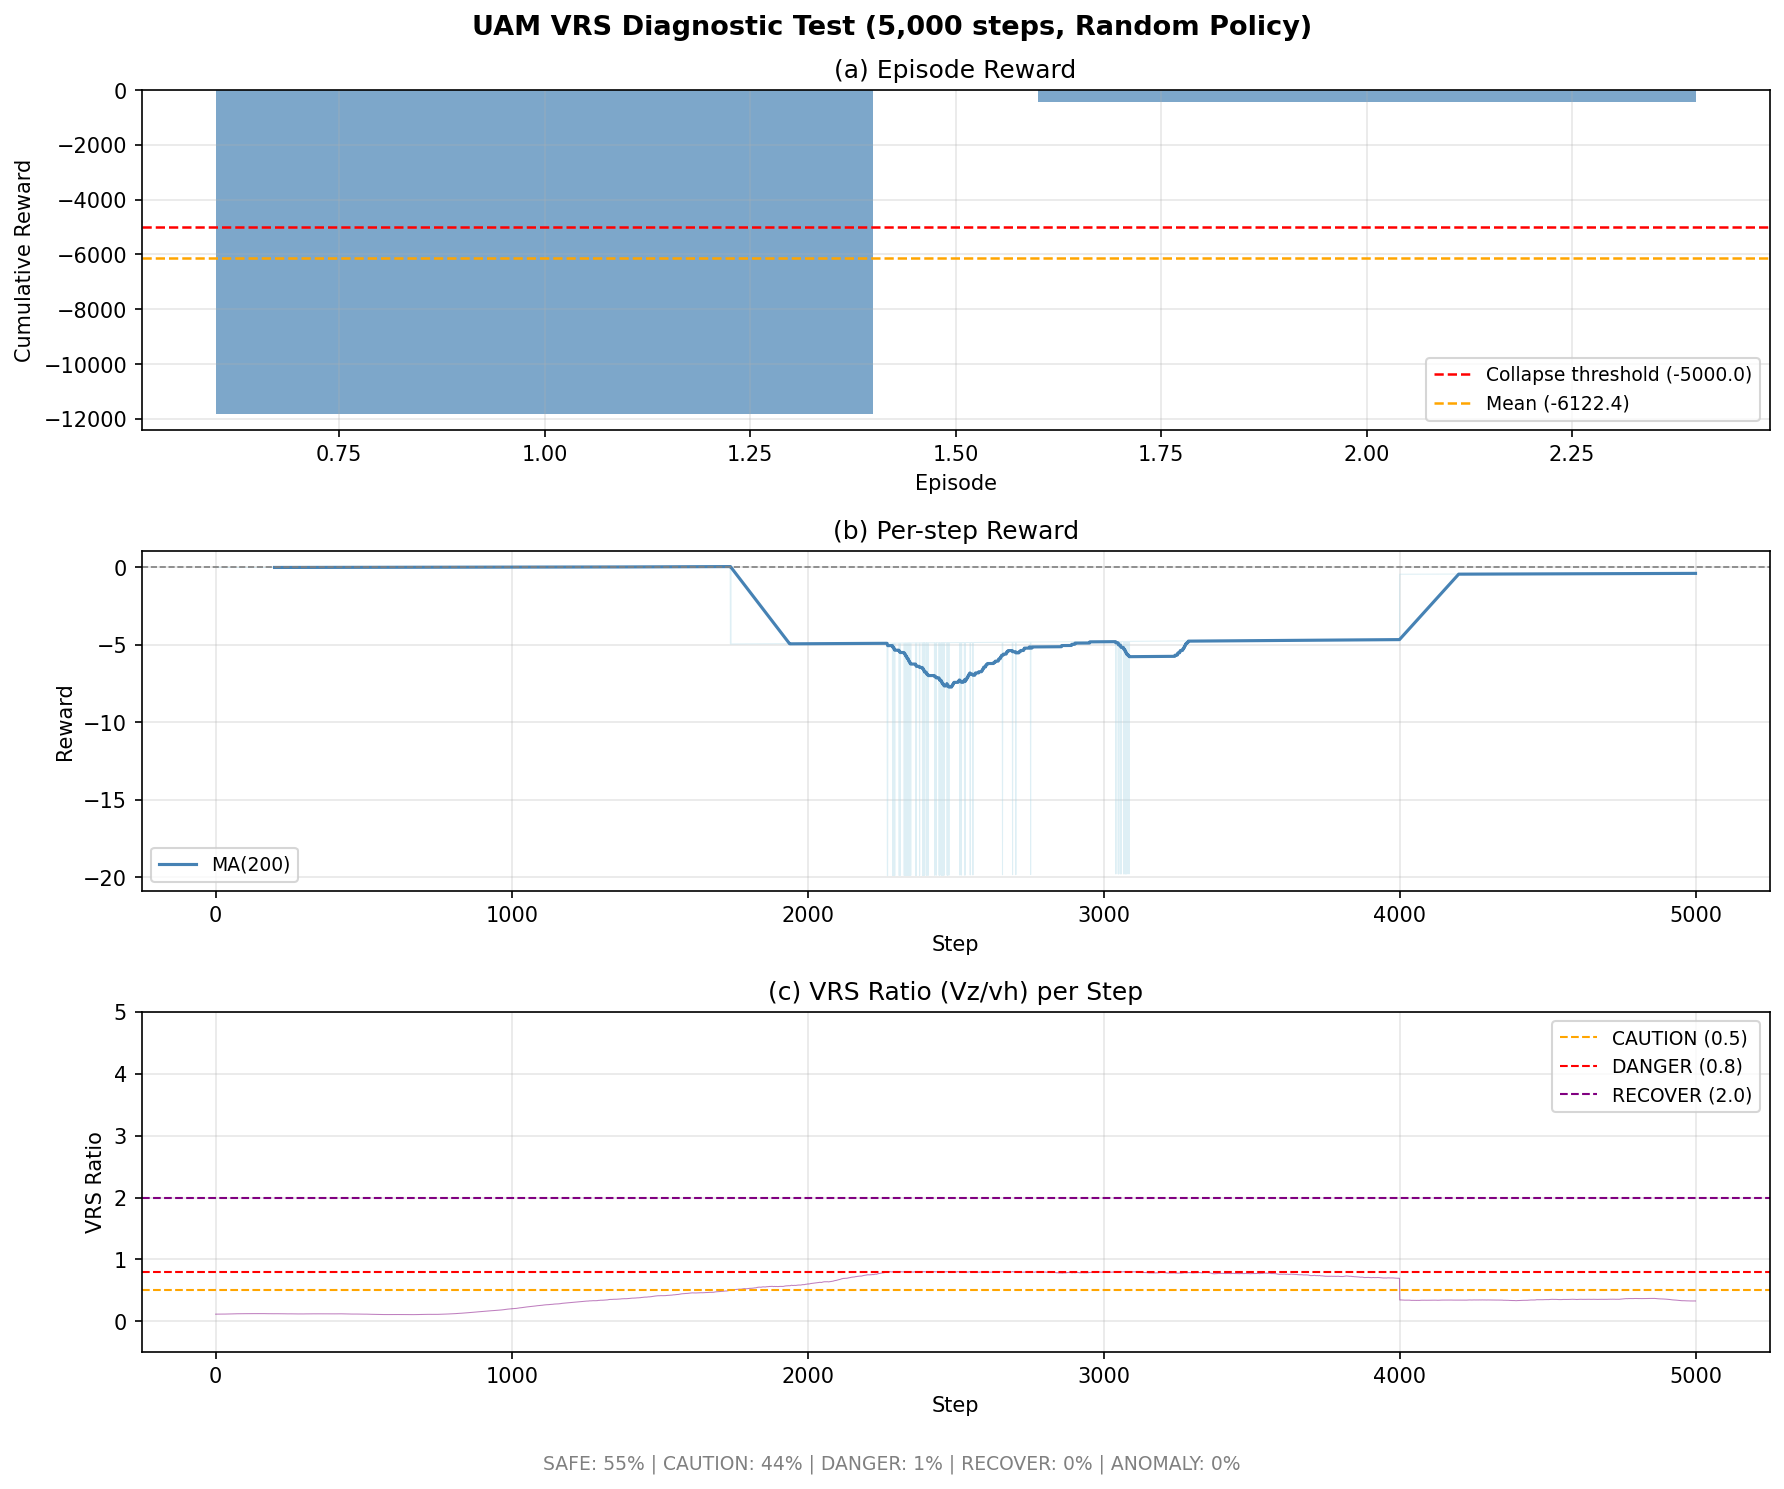

Recreate this plot in Python.
"""
uam_diagnostic.py
=================
UAM VRS 환경 5,000 step 진단 테스트

[목적]
  - Glauert 다항식 + NaN 안전장치 적용 후 환경이 정상 동작하는지 확인
  - reward collapse (-80,000 수준) 여부 검사
  - v_i, v_h, VRS ratio 분포 확인
  - 결과를 diagnostic_test_log.txt 와 uam_diagnostic.png 로 저장

[판단 기준]
  - 에피소드 평균 보상이 -5,000 이하로 떨어지면 collapse 로 판정
    (4000 스텝 × (-20) DANGER 패널티 = -80,000 이론적 최저)
  - NaN/inf 발생 카운트가 0이어야 통과
"""

import sys
import os
sys.path.insert(0, os.path.dirname(os.path.abspath(__file__)))

import numpy as np
import matplotlib
matplotlib.use('Agg')
import matplotlib.pyplot as plt
from datetime import datetime

from uam_vrs_env import VRSEnv

# ─────────────────────────────────────────
# 설정
# ─────────────────────────────────────────
TOTAL_STEPS     = 5_000     # 총 스텝 수
COLLAPSE_THRESH = -5_000.0  # 에피소드 보상이 이 이하면 collapse 판정
LOG_FILE        = os.path.join(os.path.dirname(os.path.abspath(__file__)),
                               'diagnostic_test_log.txt')
PNG_FILE        = os.path.join(os.path.dirname(os.path.abspath(__file__)),
                               'uam_diagnostic.png')
PYTHON_ENV      = '/home/jrkim/cartpole_env/bin/python3'

def run_diagnostic():
    env = VRSEnv()
    env.reset(seed=0)

    # 통계 수집 버퍼
    all_rewards         = []        # 스텝별 보상
    episode_rewards     = []        # 에피소드별 누적 보상
    episode_lengths     = []        # 에피소드 길이
    step_vrs_ratios     = []        # 스텝별 VRS ratio
    step_zones          = []        # 스텝별 존
    nan_count           = 0         # NaN/inf 발생 횟수
    anomaly_count       = 0         # 환경 이상(anomaly) 발생 횟수
    zone_counter        = {"SAFE": 0, "CAUTION": 0, "DANGER": 0, "RECOVER": 0, "ANOMALY": 0}

    ep_reward = 0.0
    ep_steps  = 0
    total_eps = 0
    obs, _    = env.reset(seed=0)

    collapse_detected = False
    collapse_info     = {}

    log_lines = []
    def log(msg):
        print(msg)
        log_lines.append(msg)

    log("=" * 60)
    log(f" UAM VRS 진단 테스트 시작")
    log(f" 시각: {datetime.now().strftime('%Y-%m-%d %H:%M:%S')}")
    log(f" 총 스텝: {TOTAL_STEPS}")
    log(f" Collapse 판정 기준: 에피소드 보상 < {COLLAPSE_THRESH}")
    log("=" * 60)

    for step in range(TOTAL_STEPS):
        # 랜덤 정책 (환경 자체의 결정론적 규칙 포함)
        action = env.action_space.sample()

        obs, reward, terminated, truncated, info = env.step(action)

        # NaN/inf 체크
        if not np.all(np.isfinite(obs)) or not np.isfinite(reward):
            nan_count += 1
            log(f"  [NaN] step={step} obs={obs} reward={reward}")

        # 이상 감지
        if info.get("anomaly", False):
            anomaly_count += 1
            zone_counter["ANOMALY"] += 1
        else:
            zone = info.get("zone", "SAFE")
            zone_counter[zone] = zone_counter.get(zone, 0) + 1
            step_zones.append(zone)

        vrs_ratio = info.get("vrs_ratio", 0.0)
        if np.isfinite(vrs_ratio):
            step_vrs_ratios.append(min(float(vrs_ratio), 10.0))  # 표시용 캡
        else:
            step_vrs_ratios.append(0.0)

        all_rewards.append(float(reward))
        ep_reward += reward
        ep_steps  += 1

        if terminated or truncated:
            episode_rewards.append(ep_reward)
            episode_lengths.append(ep_steps)

            # Collapse 판정
            if ep_reward < COLLAPSE_THRESH and not collapse_detected:
                collapse_detected = True
                collapse_info = {
                    "episode"    : total_eps,
                    "ep_reward"  : ep_reward,
                    "ep_steps"   : ep_steps,
                    "at_step"    : step,
                }

            total_eps += 1
            ep_reward  = 0.0
            ep_steps   = 0
            obs, _     = env.reset()

    # 마지막 미완성 에피소드 처리
    if ep_steps > 0:
        episode_rewards.append(ep_reward)
        episode_lengths.append(ep_steps)

    env.close()

    # ─────────────────────────────────────────
    # 결과 요약
    # ─────────────────────────────────────────
    ep_arr = np.array(episode_rewards)
    log("")
    log("=" * 60)
    log(" 진단 결과 요약")
    log("=" * 60)
    log(f"  총 에피소드        : {len(episode_rewards)}")
    log(f"  총 스텝            : {TOTAL_STEPS}")
    log(f"  에피소드 평균 보상  : {ep_arr.mean():.2f}")
    log(f"  에피소드 최솟값    : {ep_arr.min():.2f}")
    log(f"  에피소드 최댓값    : {ep_arr.max():.2f}")
    log(f"  에피소드 표준편차  : {ep_arr.std():.2f}")
    log(f"  NaN/inf 발생 수    : {nan_count}")
    log(f"  Anomaly 발생 수    : {anomaly_count}")
    log("")
    log("  존 분포 (스텝 단위):")
    total_steps_counted = sum(zone_counter.values())
    for z, cnt in zone_counter.items():
        pct = 100.0 * cnt / max(total_steps_counted, 1)
        log(f"    {z:10s}: {cnt:5d} ({pct:.1f}%)")

    log("")
    if collapse_detected:
        log("  ⚠️  COLLAPSE 감지!")
        log(f"     에피소드 {collapse_info['episode']} (전체 step {collapse_info['at_step']})")
        log(f"     에피소드 보상: {collapse_info['ep_reward']:.2f}")
        log(f"     에피소드 길이: {collapse_info['ep_steps']} steps")
        log("")
        log("  [COLLAPSE 원인 분석]")
        log(f"    DANGER 존 비중: {100.0*zone_counter.get('DANGER',0)/max(total_steps_counted,1):.1f}%")
        log(f"    RECOVER 존 비중: {100.0*zone_counter.get('RECOVER',0)/max(total_steps_counted,1):.1f}%")
        log("    → DANGER 구간에서 dT=1.0 강제 오버라이드가 작동하지 않거나")
        log("      T_norm이 오르는 속도보다 V_z가 발산하는 속도가 빠를 가능성")
        log("")
        log("  ❌ 3단계 FAIL — 4단계로 넘어가지 않음")
    else:
        log("  ✅ Collapse 없음 — 3단계 PASS")
        log("     → 4단계(SAC 재학습) 진행 가능")

    log("")
    log(f"  로그 저장: {LOG_FILE}")
    log(f"  그래프 저장: {PNG_FILE}")
    log("=" * 60)

    # ─────────────────────────────────────────
    # 그래프 저장
    # ─────────────────────────────────────────
    fig, axes = plt.subplots(3, 1, figsize=(12, 10))
    fig.suptitle('UAM VRS Diagnostic Test (5,000 steps, Random Policy)',
                 fontsize=13, fontweight='bold')

    # (a) 에피소드 보상
    ax = axes[0]
    x_ep = np.arange(1, len(episode_rewards) + 1)
    ax.bar(x_ep, episode_rewards, color='steelblue', alpha=0.7, width=0.8)
    ax.axhline(COLLAPSE_THRESH, color='red', linestyle='--', linewidth=1.2,
               label=f'Collapse threshold ({COLLAPSE_THRESH})')
    ax.axhline(ep_arr.mean(), color='orange', linestyle='--', linewidth=1.2,
               label=f'Mean ({ep_arr.mean():.1f})')
    ax.set_title('(a) Episode Reward')
    ax.set_xlabel('Episode')
    ax.set_ylabel('Cumulative Reward')
    ax.legend(fontsize=9)
    ax.grid(True, alpha=0.3)

    # (b) 스텝별 보상 이동평균
    ax = axes[1]
    step_x = np.arange(len(all_rewards))
    w = 200
    ma = np.convolve(all_rewards, np.ones(w)/w, mode='valid')
    ax.plot(step_x, all_rewards, color='lightblue', alpha=0.4, linewidth=0.5)
    ax.plot(step_x[w-1:], ma, color='steelblue', linewidth=1.5, label=f'MA({w})')
    ax.axhline(0, color='gray', linestyle='--', linewidth=0.8)
    ax.set_title('(b) Per-step Reward')
    ax.set_xlabel('Step')
    ax.set_ylabel('Reward')
    ax.legend(fontsize=9)
    ax.grid(True, alpha=0.3)

    # (c) VRS ratio 분포
    ax = axes[2]
    ax.plot(step_x, step_vrs_ratios, color='purple', alpha=0.5, linewidth=0.5)
    ax.axhline(0.5, color='orange', linestyle='--', linewidth=1.0, label='CAUTION (0.5)')
    ax.axhline(0.8, color='red',    linestyle='--', linewidth=1.0, label='DANGER (0.8)')
    ax.axhline(2.0, color='purple', linestyle='--', linewidth=1.0, label='RECOVER (2.0)')
    ax.set_ylim(-0.5, 5.0)
    ax.set_title('(c) VRS Ratio (Vz/vh) per Step')
    ax.set_xlabel('Step')
    ax.set_ylabel('VRS Ratio')
    ax.legend(fontsize=9)
    ax.grid(True, alpha=0.3)

    # 존 비중 텍스트
    zone_txt = ' | '.join([f"{z}: {100.0*c/max(total_steps_counted,1):.0f}%"
                            for z, c in zone_counter.items()])
    fig.text(0.5, 0.01, zone_txt, ha='center', fontsize=9, color='gray')

    plt.tight_layout(rect=[0, 0.03, 1, 1])
    plt.savefig(PNG_FILE, dpi=150, bbox_inches='tight', facecolor='white')
    plt.close()

    # ─────────────────────────────────────────
    # 로그 파일 저장
    # ─────────────────────────────────────────
    with open(LOG_FILE, 'w', encoding='utf-8') as f:
        f.write('\n'.join(log_lines) + '\n')

    return not collapse_detected  # True=PASS, False=FAIL


if __name__ == '__main__':
    passed = run_diagnostic()
    sys.exit(0 if passed else 1)
